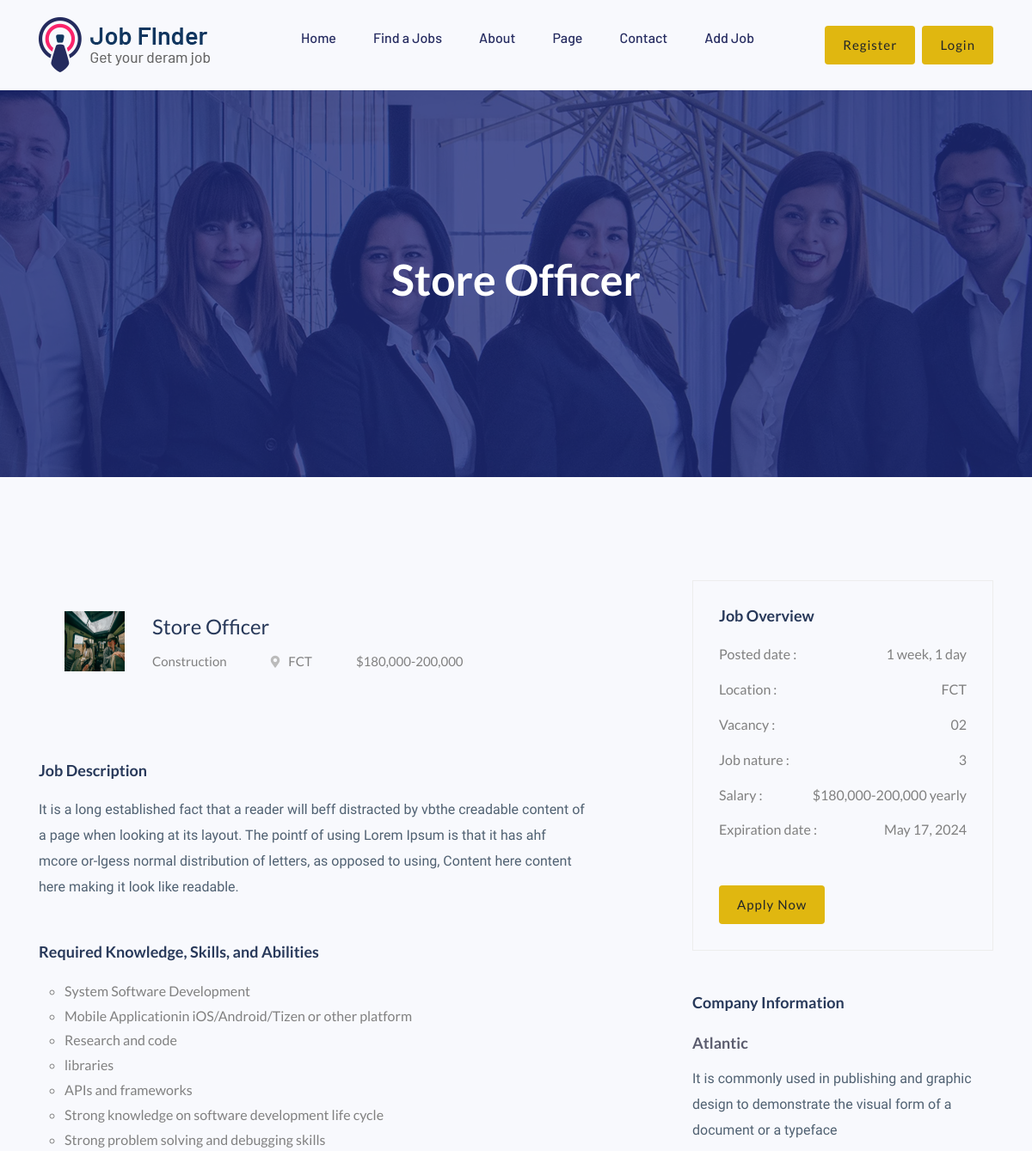
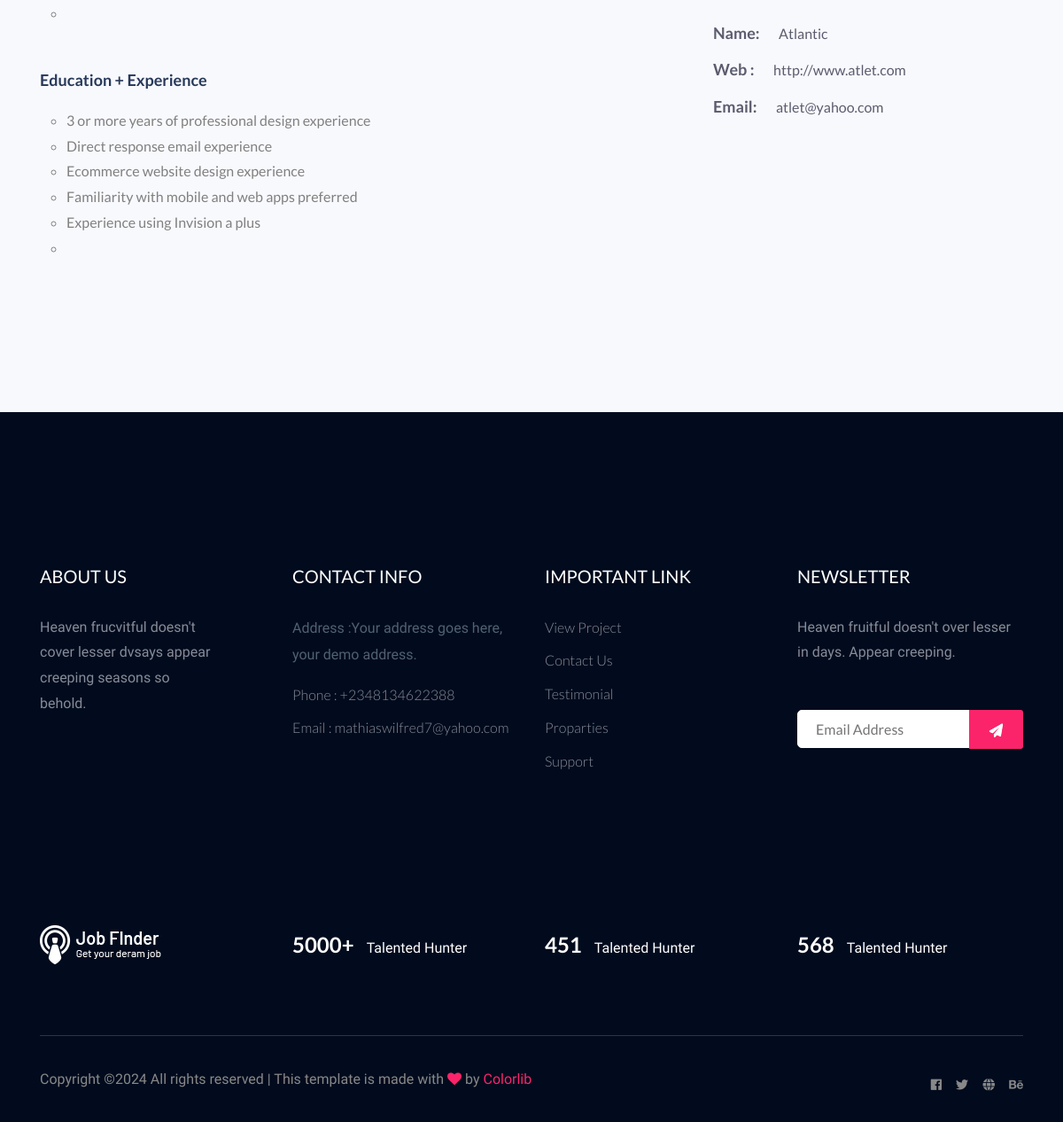
Page /job_details/1/ on the committed database (2 pictures, top to bottom).
### searchApp/models.py (models this page shows, shortened)
class JobDescription(models.Model):
    job = models.ForeignKey(JobPosting, on_delete=models.CASCADE)
    description = models.TextField()
    required_knowledge = models.TextField(max_length=2000)
    education_experience = models.TextField(max_length=2000)

class JobPosting(models.Model):
    EMPLOYMENT_TYPES = [
    ('Full time', 'Full time'),
    ('Part time', 'Part time'),
    ('Internship', 'Internship'),
]
    posted_by = models.ForeignKey(CustomUser, on_delete=models.CASCADE, null=True)
    job_title = models.CharField(max_length=255)
    company_name = models.CharField(max_length=255, null=True)
    location = models.CharField(max_length=255)
    job_category = models.ForeignKey(JobCategory, on_delete=models.CASCADE)
    employment_type = models.CharField(max_length=255, choices=EMPLOYMENT_TYPES, null=True)# Full-time, Part-time, Internship, etc.
    salary_range = models.CharField(max_length=255)  # Optional
    date_posted = models.DateTimeField(auto_now_add=True)
    closing_date = models.DateField(default=timezone.now)
    logo = models.ImageField(upload_to='company_logo/', null = True)
    company_info =models.TextField(max_length=1000, null=True)
    company_web = models.URLField(max_length=255, null=True)
    company_email = models.EmailField(max_length=255, null=True)

class JobCategory(models.Model):
    name = models.CharField(max_length=255)
    description = models.TextField()

### searchApp/views.py (the view)
# urls.py: path('job_details/<int:job_id>/', v.job_details, name='job_details'),
def job_details(request, job_id):
    try:
        job = JobDescription.objects.get(id=job_id)
    except JobDescription.DoesNotExist:
        job = None
    context = {
        'job': job,
    }
    return render(request, 'searchApp/job_details.html', context)

### searchApp/templatetags/utils.py (called while the page is built)
@register.filter(name='split')
def split(value, sep):
    return re.split(sep, value)

### searchApp/templates/searchApp/job_details.html (shortened to what this page needs)
{% extends 'searchApp/base/base.html' %}
{% load static %}
{% load utils %}
{% block content %}
    <main>
        <div class="slider-area ">
        <div class="single-slider section-overly slider-height2 d-flex align-items-center" data-background="{% static 'searchApp/img/hero/about.jpg' %}">
            <div class="container">
                <div class="row">
                    <div class="col-xl-12">
                        <div class="hero-cap text-center">
                            <h2>{{ job.job.job_title}}</h2>
                        </div>
                    </div>
                </div>
            </div>
        </div>
        </div>
        <div class="job-post-company pt-120 pb-120">
            <div class="container">
                <div class="row justify-content-between">
                    <div class="col-xl-7 col-lg-8">
                        <div class="single-job-items mb-50">
                            <div class="job-items">
                                <div class="company-img company-img-details">
                                    <a href="#"><img src="{{ job.job.logo.url }}" alt="" style="width: 70px; height: 70px;"></a>
                                </div>
                                <div class="job-tittle">
                                    <a href="#">
                                        <h4>{{ job.job.job_title}}</h4>
                                    </a>
                                    <ul>
                                        <li>{{job.job.job_category.name}}</li>
                                        <li><i class="fas fa-map-marker-alt"></i>{{ job.job.location}}</li>
                                        <li>${{job.job.salary_range}}</li>
                                    </ul>
                                </div>
                            </div>
                        </div>
                        <div class="job-post-details">
                            <div class="post-details1 mb-50">
                                <div class="small-section-tittle">
                                    <h4>Job Description</h4>
                                </div>
                                <p>{{ job.description }}</p>
                            </div>
                            <div class="post-details2  mb-50">
                                <div class="small-section-tittle">
                                    <h4>Required Knowledge, Skills, and Abilities</h4>
                                </div>
                               <ul>
                                   {% for requirement in job.required_knowledge|split:"," %}
                                    <li>{{ requirement }}</li>
                                    {% endfor %}
                               </ul>
                            </div>
                            <div class="post-details2  mb-50">
                                <div class="small-section-tittle">
                                    <h4>Education + Experience</h4>
                                </div>
                               <ul>
                                {% for requirement in job.education_experience|split:"," %}
                                    <li>{{ requirement }}</li>
                                {% endfor %}
                               </ul>
                            </div>
                        </div>
                    </div>
                    <div class="col-xl-4 col-lg-4">
                        <div class="post-details3  mb-50">
                           <div class="small-section-tittle">
                               <h4>Job Overview</h4>
                           </div>
                          <ul>
                              <li>Posted date : <span>{{job.job.date_posted|timesince}}</span></li>
                              <li>Location : <span>{{job.job.location}}</span></li>
                              <li>Vacancy : <span>02</span></li>
                              <li>Job nature : <span>{{job.job.employment_type}}</span></li>
                              <li>Salary :  <span>${{job.job.salary_range}} yearly</span></li>
                              <li>Expiration date : <span>{{job.job.closing_date}}</span></li>
                          </ul>
                         <div class="apply-btn2">
                            <a href="{% url 'application' job.job.id %}" class="btn" style="background-color: rgb(224, 183, 16);">Apply Now</a>
                         </div>
                       </div>
                        <div class="post-details4  mb-50">
                           <div class="small-section-tittle">
                               <h4>Company Information</h4>
                           </div>
                              <span>{{job.job.company_name}}</span>
                              <p>{{job.job.company_info}}</p>
                            <ul>
                                <li>Name: <span>{{job.job.company_name}} </span></li>
                                <li>Web : <span> {{job.job.company_web}}</span></li>
                                <li>Email: <span>{{job.job.company_email}}</span></li>
                            </ul>
                       </div>
                    </div>
                </div>
            </div>
        </div>
    </main>
    {% endblock %}

### rows in the picture
JobDescription: job.job_title "Store Officer", job.logo (picture), job.job_category.name "Construction", job.location "FCT", job.salary_range "180,000-200,000", description "It is a long established fact that a reader will beff distracted by vbthe creadable content of a page when looking at its layout. The pointf of using Lorem Ipsum is that it has ahf mcore or-lgess normal distribution of letters, as opposed to using, Content here content here making it look like readable.", job.date_posted "1 week, 1 day", job.employment_type "3", job.closing_date "May 17, 2024", job.company_name "Atlantic", job.company_info "It is commonly used in publishing and graphic design to demonstrate the visual form of a document or a typeface", job.company_web "http://www.atlet.com", job.company_email "atlet@yahoo.com"

### other values in the picture
{{ requirement }} "System Software Development" "Mobile Applicationin iOS/Android/Tizen or other platform" "Research and code" "libraries" "APIs and frameworks" "Strong knowledge on software development life cycle" "Strong problem solving and debugging skills"
{{ requirement }} "3 or more years of professional design experience" "Direct response email experience" "Ecommerce website design experience" "Familiarity with mobile and web apps preferred" "Experience using Invision a plus"
